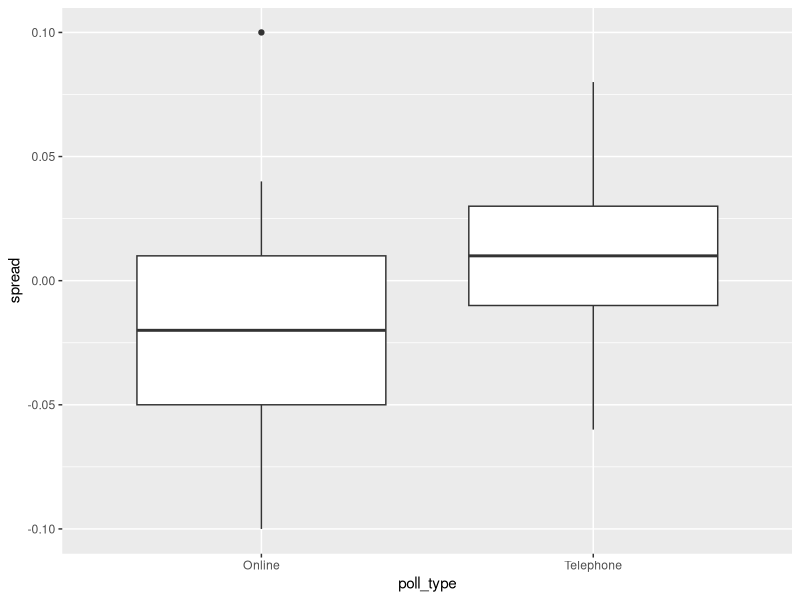
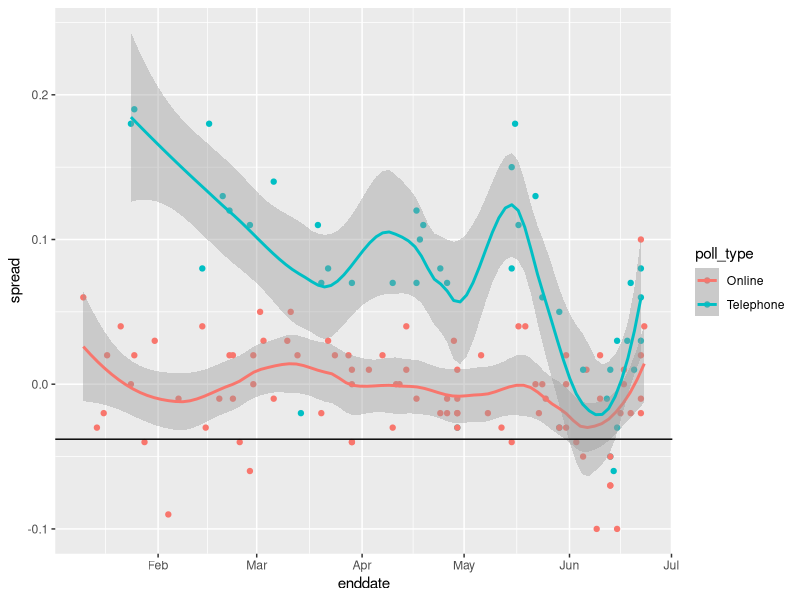
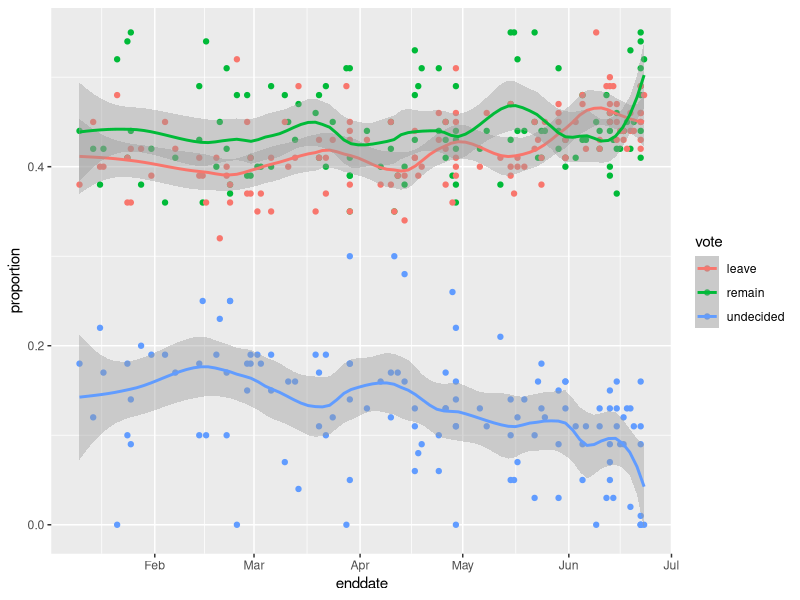

These charts were generated, in order, by the following R code:
## ---- chunk 1
knitr::opts_chunk$set(echo = TRUE)
## ---- chunk 2
# suggested libraries and options
library(tidyverse)
options(digits = 3)
# load brexit_polls object
library(dslabs)
data(brexit_polls)
## ---- chunk 3
p <- 0.481    # official proportion voting "Remain"
d <- 2*p-1    # official spread
## ---- chunk 4
# The final proportion of voters choosing "Remain" was p=0.481. Consider a poll with a sample of N=1500 voters.
N <- 1500
# What is the expected total number of voters in the sample choosing "Remain"?
nb_remain <- N*p
nb_remain
# What is the standard error of the total number of voters in the sample choosing "Remain"?
se_remain <- sqrt(N*p*(1-p))
se_remain
# What is the expected value of X_bar, the proportion of "Remain" voters?
X_bar <- p
X_bar
# What is the standard error of X_bar, the proportion of "Remain" voters?
se <- sqrt(p*(1-p)/N)
se
# What is the expected value of d, the spread between the proportion of "Remain" voters and "Leave" voters?
d <- 2*p-1
d
# What is the standard error of d, the spread between the proportion of "Remain" voters and "Leave" voters?
2 * se
## ---- chunk 5
head(brexit_polls)
brexit_polls <- brexit_polls %>%
        mutate(x_hat = (spread+1)/2)
# What is the average of the observed spreads (spread)?
mean(brexit_polls$spread)
 
# What is the standard deviation of the observed spreads?
sd(brexit_polls$spread)
# What is the average of x_hat, the estimates of the parameter p?
mean(brexit_polls$x_hat)
 
# What is the standard deviation of x_hat?
sd(brexit_polls$x_hat)
## ---- chunk 6
brexit_polls[1,]
# Use qnorm to compute the 95% confidence interval for X_hat.
# What is the lower bound of the 95% confidence interval?
brexit_polls[1,]$x_hat - qnorm(.975) * sqrt(brexit_polls[1,]$x_hat *(1-brexit_polls[1,]$x_hat)/brexit_polls[1,]$samplesize)
 
# What is the upper bound of the 95% confidence interval?
brexit_polls[1,]$x_hat + qnorm(.975) * sqrt(brexit_polls[1,]$x_hat *(1-brexit_polls[1,]$x_hat)/brexit_polls[1,]$samplesize)
 
# Does the 95% confidence interval predict a winner (does not cover p=0.5)? Does the 95% confidence interval cover the true value of p observed during the referendum?
# A: The interval predicts a winner but does not cover the true value of p
## ---- chunk 7
# suggested libraries and options
library(tidyverse)
options(digits = 3)
# load brexit_polls object and add x_hat column
library(dslabs)
data(brexit_polls)
brexit_polls <- brexit_polls %>%
    mutate(x_hat = (spread + 1)/2)
# final proportion voting "Remain"
p <- 0.481
## ---- chunk 8
d <- -0.038
june_polls <- brexit_polls %>%
  filter(enddate > "2016-06-01")
june_polls <- june_polls %>%
  mutate(se_x_hat = sqrt(x_hat*(1-x_hat)/samplesize),
           se_spread = 2 * se_x_hat,
           lower = spread - qnorm(.975) * se_spread,
           upper = spread + qnorm(.975) * se_spread,
           hit = (lower<=d & upper>=d))
head(june_polls)
# How many polls are in june_polls?
nrow(june_polls)
# What proportion of polls have a confidence interval that covers the value 0?
june_polls %>% summarize(mean(lower<=0 & upper>=0))
# What proportion of polls predict "Remain" (confidence interval entirely above 0)?
june_polls %>% summarize(mean(lower>0))
# What proportion of polls have a confidence interval covering the true value of d?
june_polls %>% summarize(mean(hit))
## ---- chunk 9
june_polls %>%
  group_by(pollster) %>%
  summarize(hit_rate=mean(hit), n()) %>%
  arrange(hit_rate)
## ---- chunk 10
june_polls %>% group_by(poll_type) %>%
  ggplot(aes(poll_type,spread)) +
  geom_boxplot()
## ---- chunk 11
combined_by_type <- june_polls %>%
        group_by(poll_type) %>%
        summarize(N = sum(samplesize),
                  spread = sum(spread*samplesize)/N,
                  p_hat = (spread + 1)/2)
res <- combined_by_type %>%
  mutate(
    se_spread = 2 * sqrt(p_hat * (1-p_hat) / N),
    ci_lower = spread - qnorm(.975) * se_spread,
    ci_upper = spread + qnorm(.975) * se_spread
    )
res
#What is the lower bound of the 95% confidence interval for online voters?
#What is the upper bound of the 95% confidence interval for online voters?
res %>%
  filter(poll_type == 'Online') %>%
  select(ci_lower, ci_upper)
## ---- chunk 12
# suggested libraries and options
library(tidyverse)
options(digits = 3)
# load brexit_polls object and add x_hat column
library(dslabs)
data(brexit_polls)
brexit_polls <- brexit_polls %>%
    mutate(x_hat = (spread + 1)/2)
# final proportion voting "Remain"
p <- 0.481
## ---- chunk 13
d <- -0.038
brexit_hit <- brexit_polls %>%
  mutate(p_hat = (spread + 1)/2,
         se_spread = 2*sqrt(p_hat*(1-p_hat)/samplesize),
         spread_lower = spread - qnorm(.975)*se_spread,
         spread_upper = spread + qnorm(.975)*se_spread,
         hit = spread_lower < d & spread_upper > d) %>%
  select(poll_type, hit)
## ---- chunk 14
head(brexit_hit)
res <- brexit_hit %>% 
  group_by(poll_type) %>%
  summarize(T=sum(hit), F=sum(!hit))
res
two_by_two <- tibble(hit=c(FALSE,TRUE), 
       'Online'=c(res[res$poll_type=='Online',]$F, 
                  res[res$poll_type=='Online',]$T),
       'Telephone'=c(res[res$poll_type!='Online',]$F, 
                  res[res$poll_type!='Online',]$T))
chisq_test <- two_by_two %>%
    select(-hit) %>%
  chisq.test()
chisq_test
# What is the p-value of the chi-squared test comparing the hit rate of online and telephone polls?
# A: 0.001
# Determine which poll type has a higher probability of producing a confidence interval that covers the correct value of the spread. Also determine whether this difference is statistically significant at a p-value cutoff of 0.05. Which of the following is true?
# A: Online polls are more likely to cover the correct value of the spread and this difference is statistically significant.
## ---- chunk 15
two_by_two
# Calculate the odds that an online poll generates a confidence interval that covers the actual value of the spread.
# Calculate the odds that a telephone poll generates a confidence interval that covers the actual value of the spread.
#Calculate the odds ratio to determine how many times larger the odds are for online polls to hit versus telephone polls.
odds_online <- two_by_two$Online[two_by_two$hit==TRUE] / two_by_two$Online[two_by_two$hit==FALSE]
odds_tel <- two_by_two$Telephone[two_by_two$hit==TRUE] / two_by_two$Telephone[two_by_two$hit==FALSE]
odds_online
odds_tel
odds_online / odds_tel
## ---- chunk 16
brexit_polls %>%
  ggplot(aes(enddate, spread, col=poll_type)) +
  geom_point() +
  geom_smooth(method = "loess", span=0.4) +
  geom_hline(aes(yintercept=-.038))
## ---- chunk 17
brexit_long <- brexit_polls %>%
    gather(vote, proportion, "remain":"undecided") %>%
    mutate(vote = factor(vote))
head(brexit_long)
# Make a graph of proportion over time colored by vote. Add a smooth trendline with geom_smooth and method = "loess" with a span of 0.3.
brexit_long %>%
  ggplot(aes(enddate, proportion, col=vote)) +
  geom_point() +
  geom_smooth(method = "loess", span=0.3)
